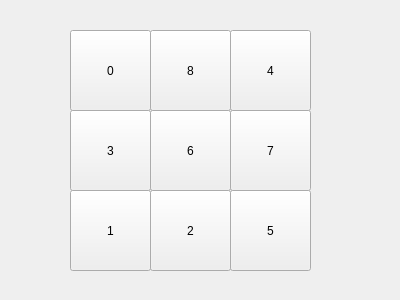
<?xml version="1.0" encoding="UTF-8"?>
<ui version="4.0">
 <class>body3</class>
 <widget class="QWidget" name="body3">
  <property name="geometry">
   <rect>
    <x>0</x>
    <y>0</y>
    <width>400</width>
    <height>300</height>
   </rect>
  </property>
  <property name="windowTitle">
   <string>gaming</string>
  </property>
  <widget class="QPushButton" name="pushButton">
   <property name="geometry">
    <rect>
     <x>70</x>
     <y>30</y>
     <width>81</width>
     <height>81</height>
    </rect>
   </property>
   <property name="styleSheet">
    <string notr="true">font: 24pt &quot;Sans Serif&quot;;</string>
   </property>
   <property name="text">
    <string>0</string>
   </property>
  </widget>
  <widget class="QPushButton" name="pushButton_2">
   <property name="geometry">
    <rect>
     <x>150</x>
     <y>30</y>
     <width>81</width>
     <height>81</height>
    </rect>
   </property>
   <property name="styleSheet">
    <string notr="true">font: 24pt &quot;Sans Serif&quot;;</string>
   </property>
   <property name="text">
    <string>8</string>
   </property>
  </widget>
  <widget class="QPushButton" name="pushButton_3">
   <property name="geometry">
    <rect>
     <x>230</x>
     <y>30</y>
     <width>81</width>
     <height>81</height>
    </rect>
   </property>
   <property name="styleSheet">
    <string notr="true">font: 24pt &quot;Sans Serif&quot;;</string>
   </property>
   <property name="text">
    <string>4</string>
   </property>
  </widget>
  <widget class="QPushButton" name="pushButton_4">
   <property name="geometry">
    <rect>
     <x>70</x>
     <y>110</y>
     <width>81</width>
     <height>81</height>
    </rect>
   </property>
   <property name="styleSheet">
    <string notr="true">font: 24pt &quot;Sans Serif&quot;;</string>
   </property>
   <property name="text">
    <string>3</string>
   </property>
  </widget>
  <widget class="QPushButton" name="pushButton_5">
   <property name="geometry">
    <rect>
     <x>150</x>
     <y>110</y>
     <width>81</width>
     <height>81</height>
    </rect>
   </property>
   <property name="styleSheet">
    <string notr="true">font: 24pt &quot;Sans Serif&quot;;</string>
   </property>
   <property name="text">
    <string>6</string>
   </property>
  </widget>
  <widget class="QPushButton" name="pushButton_6">
   <property name="geometry">
    <rect>
     <x>230</x>
     <y>110</y>
     <width>81</width>
     <height>81</height>
    </rect>
   </property>
   <property name="styleSheet">
    <string notr="true">font: 24pt &quot;Sans Serif&quot;;</string>
   </property>
   <property name="text">
    <string>7</string>
   </property>
  </widget>
  <widget class="QPushButton" name="pushButton_7">
   <property name="geometry">
    <rect>
     <x>70</x>
     <y>190</y>
     <width>81</width>
     <height>81</height>
    </rect>
   </property>
   <property name="styleSheet">
    <string notr="true">font: 24pt &quot;Sans Serif&quot;;</string>
   </property>
   <property name="text">
    <string>1</string>
   </property>
  </widget>
  <widget class="QPushButton" name="pushButton_8">
   <property name="geometry">
    <rect>
     <x>150</x>
     <y>190</y>
     <width>81</width>
     <height>81</height>
    </rect>
   </property>
   <property name="styleSheet">
    <string notr="true">font: 24pt &quot;Sans Serif&quot;;</string>
   </property>
   <property name="text">
    <string>2</string>
   </property>
  </widget>
  <widget class="QPushButton" name="pushButton_9">
   <property name="geometry">
    <rect>
     <x>230</x>
     <y>190</y>
     <width>81</width>
     <height>81</height>
    </rect>
   </property>
   <property name="styleSheet">
    <string notr="true">font: 24pt &quot;Sans Serif&quot;;</string>
   </property>
   <property name="text">
    <string>5</string>
   </property>
  </widget>
 </widget>
 <resources/>
 <connections/>
</ui>
